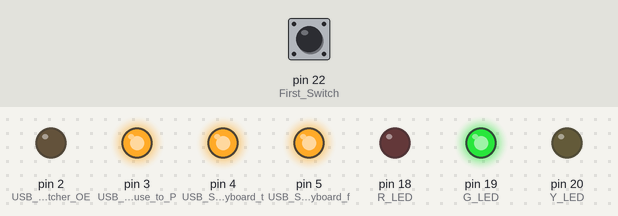
Bench run of a sketch on a simulated Arduino Leonardo, built with avr-gcc and run on an emulated ATmega32U4. Parts: output pins drawn as LEDs (lit = HIGH). The inputs (shaded band) are chosen by the test bench; at power-on: pin 22 (First_Switch) LOW. USB keyboard and mouse output is not drawn.

Above: at 1.2 s.
1.3 s: pin 22 (First_Switch) pulled HIGH for 0.15 s
At 2.7 s:
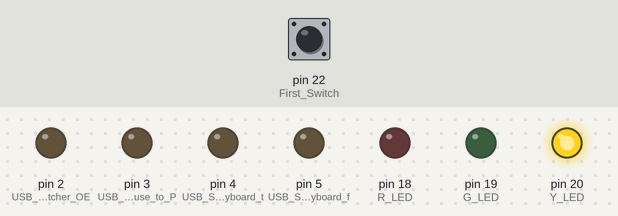
3.5 s: pin 22 (First_Switch) pulled HIGH for 1 s
At 5.0 s:
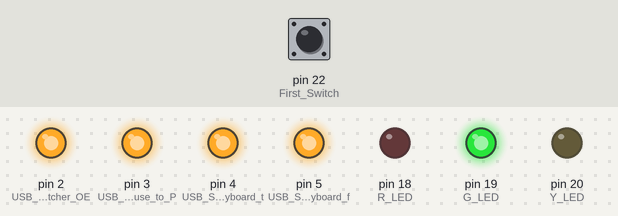
6.6 s: pin 22 (First_Switch) pulled HIGH for 3.2 s
At 10.3 s:
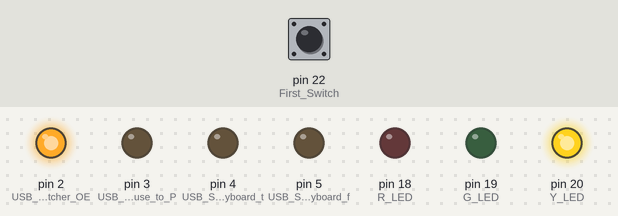
Timing chart, 0 to 11.9 s (numbered marks = the images above; inputs shaded):
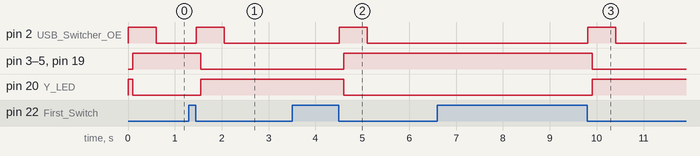

The sketch:

SERHIDC_Arduino.ino
```cpp
#include "Keyboard.h"

unsigned char mode=0,kchat=254;


void setup() {
  Serial1.begin(400);
  Keyboard.begin();
  pinMode(22,INPUT); // First Switch(also connected to SW1 onboard)

  pinMode(2,OUTPUT); //USB Switcher OE, Output Enabled at LOW, high impedence at HIGH
  pinMode(3,OUTPUT); //USB Switcher - Mouse to PC(LOW) or Smartphone(HIGH)
  pinMode(4,OUTPUT); //USB Switcher - Keyboard to Next switcher(LOW) or Smartphone(HIGH)
  pinMode(5,OUTPUT); //USB Switcher - Keyboard from Previous switcher, to PC(LOW) or RP2040 USB HID(HIGH)

  pinMode(18,OUTPUT); // R LED
  pinMode(19,OUTPUT); // G LED
  pinMode(20,OUTPUT); // Y LED

  //Initial GPIO settings below
  digitalWrite(20, HIGH);
  digitalWrite(19, LOW);
  digitalWrite(3, LOW);
  digitalWrite(4, LOW);
  digitalWrite(5, LOW);
  digitalWrite(2, LOW);

}

void loop() {
  if (Serial1.available() > 0 && mode==1) {
    Keyboard.write(Serial1.read());
  }

  if(kchat==1){
     mode=mode==0?1:0;  //mode 0 is PC Mode, mode 1 is Smartphone Mode
     kchat=0;
     if(mode)
     {
       digitalWrite(2, HIGH);
       delay(100);
       digitalWrite(19, HIGH);
       digitalWrite(20, LOW);
       digitalWrite(3, HIGH);
       digitalWrite(4, HIGH);
       digitalWrite(5, HIGH);
       delay(500); //delay for successful disconnecting. if reconnect failed, give more time
       digitalWrite(2, LOW);
     }
     else
     {
       digitalWrite(2, HIGH);
       delay(100);
       digitalWrite(20, HIGH);
       digitalWrite(19, LOW);
       digitalWrite(3, LOW);
       digitalWrite(4, LOW);
       digitalWrite(5, LOW);
       delay(500); //delay for successful disconnecting. if reconnect failed, give more time
       digitalWrite(2, LOW);
     }
  }

  //Prevent chattering below
  if(digitalRead(22))
  {
    kchat=254;
  }
  if(kchat>1 && !digitalRead(22)) kchat--;
}
```

Measured:
- after the input at 1.3 s, pin 2 (USB_Switcher_OE): LOW → HIGH after 0.16 s, → LOW 0.60 s later; pin 3 (USB_Switcher_-_Mouse_to_P), pin 4 (USB_Switcher_-_Keyboard_t), pin 5 (USB_Switcher_-_Keyboard_f), pin 19 (G_LED): HIGH → LOW after 0.26 s; pin 20 (Y_LED): LOW → HIGH after 0.26 s
- after the input at 3.5 s, pin 2 (USB_Switcher_OE): LOW → HIGH after 1.0 s, → LOW 0.60 s later; pin 3 (USB_Switcher_-_Mouse_to_P), pin 4 (USB_Switcher_-_Keyboard_t), pin 5 (USB_Switcher_-_Keyboard_f), pin 19 (G_LED): LOW → HIGH after 1.1 s; pin 20 (Y_LED): HIGH → LOW after 1.1 s
- after the input at 6.6 s, pin 2 (USB_Switcher_OE): LOW → HIGH after 3.2 s, → LOW 0.60 s later; pin 3 (USB_Switcher_-_Mouse_to_P), pin 4 (USB_Switcher_-_Keyboard_t), pin 5 (USB_Switcher_-_Keyboard_f), pin 19 (G_LED): HIGH → LOW after 3.3 s; pin 20 (Y_LED): LOW → HIGH after 3.3 s
